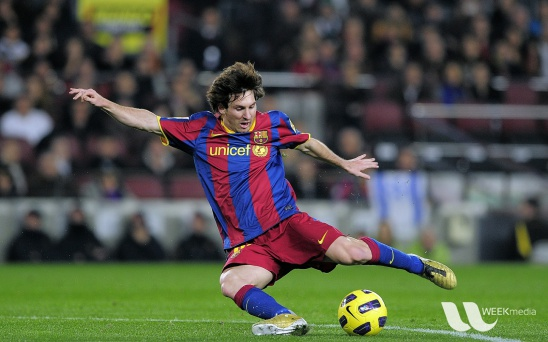
#> input picture Data Science/OpenCV Tutorials for Begineers/data/messi5.jpg, 548 x 342 px
$ jupyter execute '20. Canny Edge Detection.ipynb'
#> lines starting #> are read from the running program, lines starting #| are printed output that depends on the picture; after the words box and inside, x2 and y2 are one past the last pixel; in counts of white or black regions, pixels touching at a corner belong together
[cell 1]
import cv2
import numpy as np
import matplotlib.pyplot as plt

[cell 2]
img = cv2.imread('data/messi5.jpg',0)
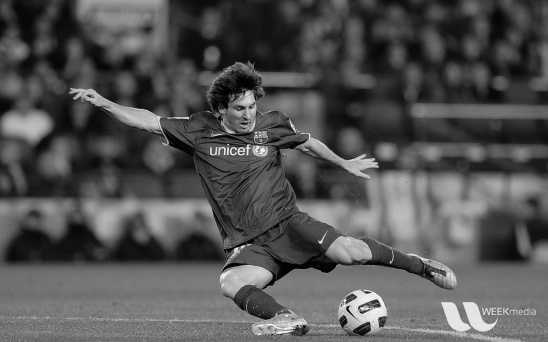
#> img: shape (342, 548); min 0, max 253, mean 83.3
# img = cv2.cvtColor(img, cv2.COLOR_BGR2RGB)

[cell 3]
canny = cv2.Canny(img,100,200)
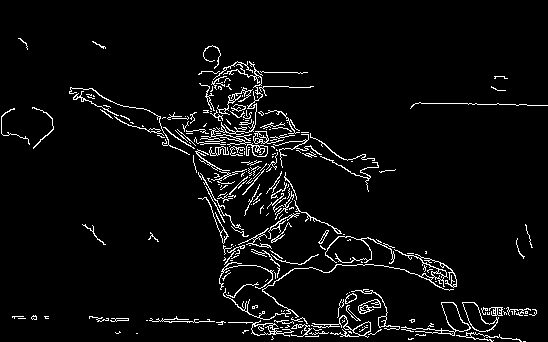
#> canny: shape (342, 548); 4.7% white in thin lines or dots, all inside (x1, y1, x2, y2) = (1, 38, 548, 342)

[cell 4]
titles = ['image', 'canny']
images = [img, canny]

[cell 5]
plt.figure(figsize=(15,15))
for i in range(len(images)):
    plt.subplot(3,3,i+1)
    plt.imshow(images[i], cmap='gray')
    plt.xticks([]), plt.yticks([])
#> this loop made 2 passes
plt.show()
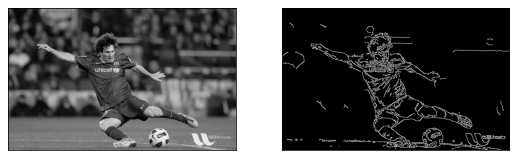
#> figure drawn by matplotlib, 2 panels
